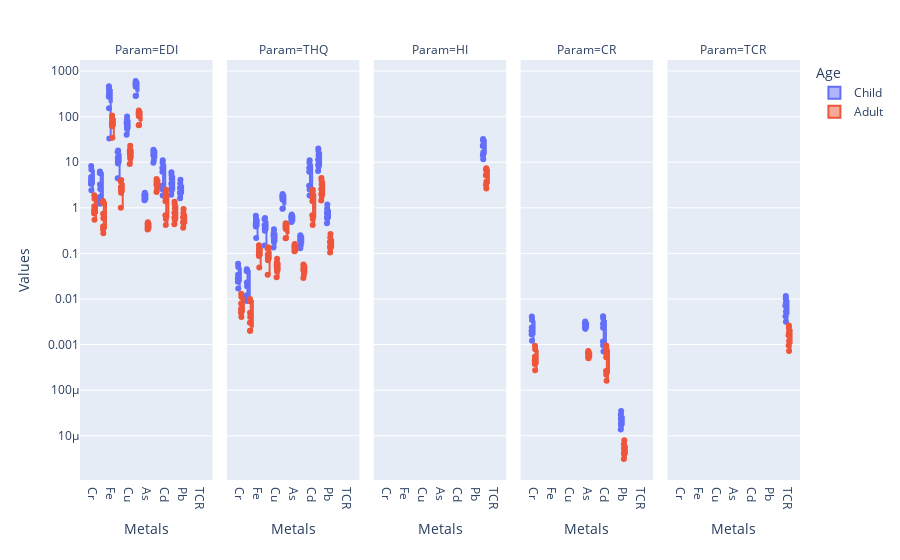

Notebook source saved alongside this figure:
### Code cell
import plotly.express as px
import matplotlib.pyplot as plt
import seaborn as sns
import pandas as pd

df = pd.read_csv("data.csv")

fig = px.box(df, x= "Metals", y="Values", facet_col="Param", color="Age",
             boxmode="group", points='all', log_y=True)

fig.show()

### Figure 1 — Plotly figure (JSON) as saved in the notebook; plotly's stock layout.template omitted (floating-point values rounded to 4 significant figures)
{"data": [{"alignmentgroup": "True", "boxpoints": "all", "hovertemplate": "Age=Child<br>Param=EDI<br>Metals=%{x}<br>Values=%{y}<extra></extra>", "legendgroup": "Child", "marker": {"color": "#636efa"}, "name": "Child", "notched": false, "offsetgroup": "Child", "orientation": "v", "showlegend": true, "type": "box", "x": ["Cr", "Cr", "Cr", "Cr", "Cr", "Cr", "Cr", "Cr", "Mn", "Mn", "Mn", "Mn", "Mn", "Mn", "Mn", "Mn", "Fe", "Fe", "Fe", "Fe", "Fe", "Fe", "Fe", "Fe", "Co", "Co", "Co", "Co", "Co", "Co", "Co", "Co", "Cu", "Cu", "Cu", "Cu", "Cu", "Cu", "Cu", "Cu", "Zn", "Zn", "Zn", "Zn", "Zn", "Zn", "Zn", "Zn", "As", "As", "As", "As", "As", "As", "As", "As", "Se", "Se", "Se", "Se", "Se", "Se", "Se", "Se", "Cd", "Cd", "Cd", "Cd", "Cd", "Cd", "Cd", "Cd", "Hg", "Hg", "Hg", "Hg", "Hg", "Hg", "Hg", "Hg", "Pb", "Pb", "Pb", "Pb", "Pb", "Pb", "Pb", "Pb"], "x0": " ", "xaxis": "x", "y": [null, 6.93, 2.415, 3.955, 3.325, 3.57, 4.76, 8.295, 1.225, 6.23, 5.705, 3.255, 1.715, 5.775, 1.47, 2.59, 152.3, 466, 369.1, 33.03, 294.0, 400.1, 272.5, 315.4, 12.21, 16.7, 4.445, 10.68, 9.38, 12.32, 12.63, 17.95, 53.16, 83.83, 77.56, 101.2, 69.37, 40.18, 60.02, 75.56, 451.9, 554.1, 287.9, 603.9, 523.1, 566.6, 473.7, 284.4, 1.47, 1.995, 1.505, 1.785, 1.645, 1.82, 1.96, 2.135, 11.23, 17.9, 9.765, 15.37, 13.96, 14.53, 16.7, 18.8, 2.52, 9.77, 1.855, 6.16, 3.045, 7.385, 7.595, 11.03, 2.415, 5.25, 1.925, 5.985, 2.66, 3.255, 3.43, 4.34, 2.03, 2.73, 2.73, 1.61, 4.13, 2.135, 2.205, 3.395], "y0": " ", "yaxis": "y"}, {"alignmentgroup": "True", "boxpoints": "all", "hovertemplate": "Age=Child<br>Param=THQ<br>Metals=%{x}<br>Values=%{y}<extra></extra>", "legendgroup": "Child", "marker": {"color": "#636efa"}, "name": "Child", "notched": false, "offsetgroup": "Child", "orientation": "v", "showlegend": false, "type": "box", "x": ["Cr", "Cr", "Cr", "Cr", "Cr", "Cr", "Cr", "Cr", "Mn", "Mn", "Mn", "Mn", "Mn", "Mn", "Mn", "Mn", "Fe", "Fe", "Fe", "Fe", "Fe", "Fe", "Fe", "Fe", "Co", "Co", "Co", "Co", "Co", "Co", "Co", "Co", "Cu", "Cu", "Cu", "Cu", "Cu", "Cu", "Cu", "Cu", "Zn", "Zn", "Zn", "Zn", "Zn", "Zn", "Zn", "Zn", "As", "As", "As", "As", "As", "As", "As", "As", "Se", "Se", "Se", "Se", "Se", "Se", "Se", "Se", "Cd", "Cd", "Cd", "Cd", "Cd", "Cd", "Cd", "Cd", "Hg", "Hg", "Hg", "Hg", "Hg", "Hg", "Hg", "Hg", "Pb", "Pb", "Pb", "Pb", "Pb", "Pb", "Pb", "Pb"], "x0": " ", "xaxis": "x2", "y": [null, 0.05, 0.017, 0.028, 0.024, 0.026, 0.034, 0.059, 0.009, 0.045, 0.041, 0.023, 0.012, 0.041, 0.011, 0.019, 0.218, 0.666, 0.527, 0.473, 0.42, 0.572, 0.389, 0.451, 0.407, 0.557, 0.148, 0.356, 0.313, 0.411, 0.421, 0.599, 0.177, 0.279, 0.259, 0.337, 0.231, 0.134, 0.2, 0.252, 1.506, 1.847, 0.96, 2.013, 1.744, 1.889, 1.579, 0.948, 0.49, 0.665, 0.502, 0.595, 0.548, 0.607, 0.653, 0.712, 0.15, 0.238, 0.13, 0.205, 0.186, 0.194, 0.223, 0.251, 2.52, 9.765, 1.855, 6.16, 3.045, 7.385, 7.595, 11.03, 8.05, 17.5, 6.417, 19.95, 8.867, 10.85, 11.43, 14.47, 0.58, 0.78, 0.78, 0.46, 1.18, 0.61, 0.63, 0.97], "y0": " ", "yaxis": "y2"}, {"alignmentgroup": "True", "boxpoints": "all", "hovertemplate": "Age=Child<br>Param=HI<br>Metals=%{x}<br>Values=%{y}<extra></extra>", "legendgroup": "Child", "marker": {"color": "#636efa"}, "name": "Child", "notched": false, "offsetgroup": "Child", "orientation": "v", "showlegend": false, "type": "box", "x": ["HI", "HI", "HI", "HI", "HI", "HI", "HI", "HI"], "x0": " ", "xaxis": "x3", "y": [14.11, 32.39, 11.63, 30.6, 16.57, 22.72, 23.17, 29.75], "y0": " ", "yaxis": "y3"}, {"alignmentgroup": "True", "boxpoints": "all", "hovertemplate": "Age=Child<br>Param=CR<br>Metals=%{x}<br>Values=%{y}<extra></extra>", "legendgroup": "Child", "marker": {"color": "#636efa"}, "name": "Child", "notched": false, "offsetgroup": "Child", "orientation": "v", "showlegend": false, "type": "box", "x": ["Cr", "Cr", "Cr", "Cr", "Cr", "Cr", "Cr", "Cr", "As", "As", "As", "As", "As", "As", "As", "As", "Cd", "Cd", "Cd", "Cd", "Cd", "Cd", "Cd", "Cd", "Pb", "Pb", "Pb", "Pb", "Pb", "Pb", "Pb", "Pb"], "x0": " ", "xaxis": "x4", "y": [null, 0.00347, 0.00121, 0.00198, 0.00166, 0.00179, 0.00238, 0.00415, 0.00221, 0.00299, 0.00226, 0.00268, 0.00247, 0.00273, 0.00294, 0.0032, 0.000958, 0.00371, 0.000705, 0.00234, 0.00116, 0.00281, 0.00289, 0.00419, 1.73e-05, 2.32e-05, 2.32e-05, 1.37e-05, 3.51e-05, 1.81e-05, 1.87e-05, 2.89e-05], "y0": " ", "yaxis": "y4"}, {"alignmentgroup": "True", "boxpoints": "all", "hovertemplate": "Age=Child<br>Param=TCR<br>Metals=%{x}<br>Values=%{y}<extra></extra>", "legendgroup": "Child", "marker": {"color": "#636efa"}, "name": "Child", "notched": false, "offsetgroup": "Child", "orientation": "v", "showlegend": false, "type": "box", "x": ["TCR", "TCR", "TCR", "TCR", "TCR", "TCR", "TCR", "TCR"], "x0": " ", "xaxis": "x5", "y": [0.00318, 0.0102, 0.0042, 0.00701, 0.00532, 0.00734, 0.00822, 0.0116], "y0": " ", "yaxis": "y5"}, {"alignmentgroup": "True", "boxpoints": "all", "hovertemplate": "Age=Adult<br>Param=EDI<br>Metals=%{x}<br>Values=%{y}<extra></extra>", "legendgroup": "Adult", "marker": {"color": "#EF553B"}, "name": "Adult", "notched": false, "offsetgroup": "Adult", "orientation": "v", "showlegend": true, "type": "box", "x": ["Cr", "Cr", "Cr", "Cr", "Cr", "Cr", "Cr", "Cr", "Mn", "Mn", "Mn", "Mn", "Mn", "Mn", "Mn", "Mn", "Fe", "Fe", "Fe", "Fe", "Fe", "Fe", "Fe", "Fe", "Co", "Co", "Co", "Co", "Co", "Co", "Co", "Co", "Cu", "Cu", "Cu", "Cu", "Cu", "Cu", "Cu", "Cu", "Zn", "Zn", "Zn", "Zn", "Zn", "Zn", "Zn", "Zn", "As", "As", "As", "As", "As", "As", "As", "As", "Se", "Se", "Se", "Se", "Se", "Se", "Se", "Se", "Cd", "Cd", "Cd", "Cd", "Cd", "Cd", "Cd", "Cd", "Hg", "Hg", "Hg", "Hg", "Hg", "Hg", "Hg", "Hg", "Pb", "Pb", "Pb", "Pb", "Pb", "Pb", "Pb", "Pb"], "x0": " ", "xaxis": "x", "y": [null, 1.569, 0.547, 0.895, 0.753, 0.808, 1.078, 1.879, 0.277, 1.411, 1.292, 0.737, 0.388, 1.308, 0.333, 0.586, 34.51, 105.7, 83.62, 74.99, 66.59, 90.63, 61.72, 71.45, 2.767, 3.781, 1.006, 2.418, 2.124, 2.791, 2.862, 4.067, 12.04, 18.99, 17.57, 22.91, 15.71, 9.102, 13.6, 17.12, 102.4, 125.5, 65.21, 136.8, 118.5, 128.4, 107.3, 64.44, 0.333, 0.451, 0.341, 0.404, 0.372, 0.412, 0.444, 0.483, 2.545, 4.043, 2.212, 3.481, 3.163, 3.29, 3.782, 4.257, 0.57, 2.212, 0.42, 1.395, 0.689, 1.673, 1.72, 2.497, 0.547, 1.189, 0.436, 1.355, 0.602, 0.737, 0.777, 0.983, 0.459, 0.618, 0.618, 0.364, 0.935, 0.483, 0.499, 0.769], "y0": " ", "yaxis": "y"}, {"alignmentgroup": "True", "boxpoints": "all", "hovertemplate": "Age=Adult<br>Param=THQ<br>Metals=%{x}<br>Values=%{y}<extra></extra>", "legendgroup": "Adult", "marker": {"color": "#EF553B"}, "name": "Adult", "notched": false, "offsetgroup": "Adult", "orientation": "v", "showlegend": false, "type": "box", "x": ["Cr", "Cr", "Cr", "Cr", "Cr", "Cr", "Cr", "Cr", "Mn", "Mn", "Mn", "Mn", "Mn", "Mn", "Mn", "Mn", "Fe", "Fe", "Fe", "Fe", "Fe", "Fe", "Fe", "Fe", "Co", "Co", "Co", "Co", "Co", "Co", "Co", "Co", "Cu", "Cu", "Cu", "Cu", "Cu", "Cu", "Cu", "Cu", "Zn", "Zn", "Zn", "Zn", "Zn", "Zn", "Zn", "Zn", "As", "As", "As", "As", "As", "As", "As", "As", "Se", "Se", "Se", "Se", "Se", "Se", "Se", "Se", "Cd", "Cd", "Cd", "Cd", "Cd", "Cd", "Cd", "Cd", "Hg", "Hg", "Hg", "Hg", "Hg", "Hg", "Hg", "Hg", "Pb", "Pb", "Pb", "Pb", "Pb", "Pb", "Pb", "Pb"], "x0": " ", "xaxis": "x2", "y": [null, 0.011, 0.004, 0.006, 0.005, 0.006, 0.008, 0.013, 0.002, 0.01, 0.009, 0.005, 0.003, 0.009, 0.002, 0.004, 0.049, 0.151, 0.119, 0.107, 0.095, 0.129, 0.088, 0.102, 0.092, 0.126, 0.034, 0.081, 0.071, 0.093, 0.095, 0.136, 0.04, 0.063, 0.059, 0.076, 0.052, 0.03, 0.045, 0.057, 0.341, 0.418, 0.217, 0.456, 0.395, 0.428, 0.358, 0.215, 0.111, 0.151, 0.114, 0.135, 0.124, 0.137, 0.148, 0.161, 0.034, 0.054, 0.029, 0.046, 0.042, 0.044, 0.05, 0.057, 0.571, 2.212, 0.42, 1.395, 0.69, 1.673, 1.721, 2.498, 1.824, 3.964, 1.454, 4.519, 2.009, 2.458, 2.59, 3.277, 0.131, 0.177, 0.177, 0.104, 0.267, 0.138, 0.143, 0.22], "y0": " ", "yaxis": "y2"}, {"alignmentgroup": "True", "boxpoints": "all", "hovertemplate": "Age=Adult<br>Param=HI<br>Metals=%{x}<br>Values=%{y}<extra></extra>", "legendgroup": "Adult", "marker": {"color": "#EF553B"}, "name": "Adult", "notched": false, "offsetgroup": "Adult", "orientation": "v", "showlegend": false, "type": "box", "x": ["HI", "HI", "HI", "HI", "HI", "HI", "HI", "HI"], "x0": " ", "xaxis": "x3", "y": [3.197, 7.338, 2.636, 6.932, 3.754, 5.146, 5.248, 6.739], "y0": " ", "yaxis": "y3"}, {"alignmentgroup": "True", "boxpoints": "all", "hovertemplate": "Age=Adult<br>Param=CR<br>Metals=%{x}<br>Values=%{y}<extra></extra>", "legendgroup": "Adult", "marker": {"color": "#EF553B"}, "name": "Adult", "notched": false, "offsetgroup": "Adult", "orientation": "v", "showlegend": false, "type": "box", "x": ["Cr", "Cr", "Cr", "Cr", "Cr", "Cr", "Cr", "Cr", "As", "As", "As", "As", "As", "As", "As", "As", "Cd", "Cd", "Cd", "Cd", "Cd", "Cd", "Cd", "Cd", "Pb", "Pb", "Pb", "Pb", "Pb", "Pb", "Pb", "Pb"], "x0": " ", "xaxis": "x4", "y": [null, 0.000785, 0.000274, 0.000448, 0.000377, 0.000404, 0.000539, 0.00094, 0.0005, 0.000677, 0.00051, 0.000606, 0.000558, 0.000618, 0.000666, 0.000725, 0.000217, 0.000841, 0.00016, 0.00053, 0.000262, 0.000635, 0.000654, 0.000949, 3.9e-06, 5.25e-06, 5.25e-06, 3.09e-06, 7.95e-06, 4.11e-06, 4.24e-06, 6.54e-06], "y0": " ", "yaxis": "y4"}, {"alignmentgroup": "True", "boxpoints": "all", "hovertemplate": "Age=Adult<br>Param=TCR<br>Metals=%{x}<br>Values=%{y}<extra></extra>", "legendgroup": "Adult", "marker": {"color": "#EF553B"}, "name": "Adult", "notched": false, "offsetgroup": "Adult", "orientation": "v", "showlegend": false, "type": "box", "x": ["TCR", "TCR", "TCR", "TCR", "TCR", "TCR", "TCR", "TCR"], "x0": " ", "xaxis": "x5", "y": [0.00072, 0.00231, 0.000948, 0.00159, 0.0012, 0.00166, 0.00186, 0.00262], "y0": " ", "yaxis": "y5"}], "layout": {"annotations": [{"font": {}, "showarrow": false, "text": "Param=EDI", "x": 0.092, "xanchor": "center", "xref": "paper", "y": 1, "yanchor": "bottom", "yref": "paper"}, {"font": {}, "showarrow": false, "text": "Param=THQ", "x": 0.296, "xanchor": "center", "xref": "paper", "y": 1, "yanchor": "bottom", "yref": "paper"}, {"font": {}, "showarrow": false, "text": "Param=HI", "x": 0.5, "xanchor": "center", "xref": "paper", "y": 1, "yanchor": "bottom", "yref": "paper"}, {"font": {}, "showarrow": false, "text": "Param=CR", "x": 0.704, "xanchor": "center", "xref": "paper", "y": 1, "yanchor": "bottom", "yref": "paper"}, {"font": {}, "showarrow": false, "text": "Param=TCR", "x": 0.908, "xanchor": "center", "xref": "paper", "y": 1, "yanchor": "bottom", "yref": "paper"}], "boxmode": "group", "legend": {"title": {"text": "Age"}, "tracegroupgap": 0}, "margin": {"t": 60}, "xaxis": {"anchor": "y", "domain": [0, 0.184], "title": {"text": "Metals"}}, "xaxis2": {"anchor": "y2", "domain": [0.204, 0.388], "matches": "x", "title": {"text": "Metals"}}, "xaxis3": {"anchor": "y3", "domain": [0.408, 0.592], "matches": "x", "title": {"text": "Metals"}}, "xaxis4": {"anchor": "y4", "domain": [0.612, 0.796], "matches": "x", "title": {"text": "Metals"}}, "xaxis5": {"anchor": "y5", "domain": [0.816, 1], "matches": "x", "title": {"text": "Metals"}}, "yaxis": {"anchor": "x", "domain": [0, 1], "title": {"text": "Values"}, "type": "log"}, "yaxis2": {"anchor": "x2", "domain": [0, 1], "matches": "y", "showticklabels": false, "type": "log"}, "yaxis3": {"anchor": "x3", "domain": [0, 1], "matches": "y", "showticklabels": false, "type": "log"}, "yaxis4": {"anchor": "x4", "domain": [0, 1], "matches": "y", "showticklabels": false, "type": "log"}, "yaxis5": {"anchor": "x5", "domain": [0, 1], "matches": "y", "showticklabels": false, "type": "log"}}}
